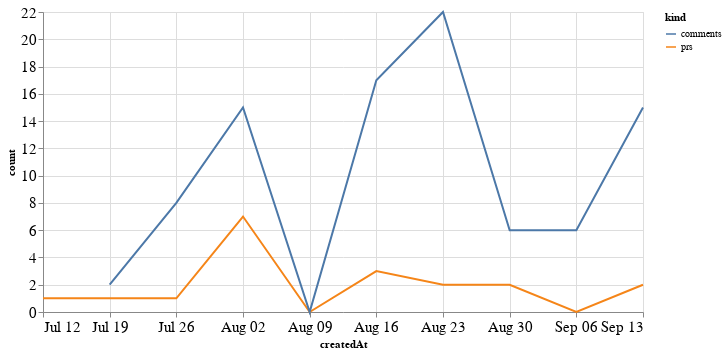

The code cell stored with this chart in its notebook:
### Code cell
alt.Chart(total_time, width=600).mark_line().encode(
    x='createdAt',
    y='count',
    color='kind'
)

### Figure 1 — Vega-Lite specification as saved in the notebook (floating-point values rounded to 4 significant figures)
{"config": {"axisLeft": {"labelFontSize": 15}, "axisBottom": {"labelFontSize": 15}}, "data": {"name": "data-45e5b4e47237a43553af2422e777b1a9"}, "mark": "line", "encoding": {"color": {"type": "nominal", "field": "kind"}, "x": {"type": "temporal", "field": "createdAt"}, "y": {"type": "quantitative", "field": "count"}}, "width": 600, "$schema": "https://vega.github.io/schema/vega-lite/v4.8.1.json", "datasets": {"data-45e5b4e47237a43553af2422e777b1a9": [{"createdAt": "2020-07-12T00:00:00", "kind": "prs", "count": 1.0}, {"createdAt": "2020-07-19T00:00:00", "kind": "prs", "count": 1.0}, {"createdAt": "2020-07-26T00:00:00", "kind": "prs", "count": 1.0}, {"createdAt": "2020-08-02T00:00:00", "kind": "prs", "count": 7.0}, {"createdAt": "2020-08-09T00:00:00", "kind": "prs", "count": 0.0}, {"createdAt": "2020-08-16T00:00:00", "kind": "prs", "count": 3.0}, {"createdAt": "2020-08-23T00:00:00", "kind": "prs", "count": 2.0}, {"createdAt": "2020-08-30T00:00:00", "kind": "prs", "count": 2.0}, {"createdAt": "2020-09-06T00:00:00", "kind": "prs", "count": 0.0}, {"createdAt": "2020-09-13T00:00:00", "kind": "prs", "count": 2.0}, {"createdAt": "2020-07-12T00:00:00", "kind": "comments", "count": null}, {"createdAt": "2020-07-19T00:00:00", "kind": "comments", "count": 2.0}, {"createdAt": "2020-07-26T00:00:00", "kind": "comments", "count": 8.0}, {"createdAt": "2020-08-02T00:00:00", "kind": "comments", "count": 15.0}, {"createdAt": "2020-08-09T00:00:00", "kind": "comments", "count": 0.0}, {"createdAt": "2020-08-16T00:00:00", "kind": "comments", "count": 17.0}, {"createdAt": "2020-08-23T00:00:00", "kind": "comments", "count": 22.0}, {"createdAt": "2020-08-30T00:00:00", "kind": "comments", "count": 6.0}, {"createdAt": "2020-09-06T00:00:00", "kind": "comments", "count": 6.0}, {"createdAt": "2020-09-13T00:00:00", "kind": "comments", "count": 15.0}]}}
